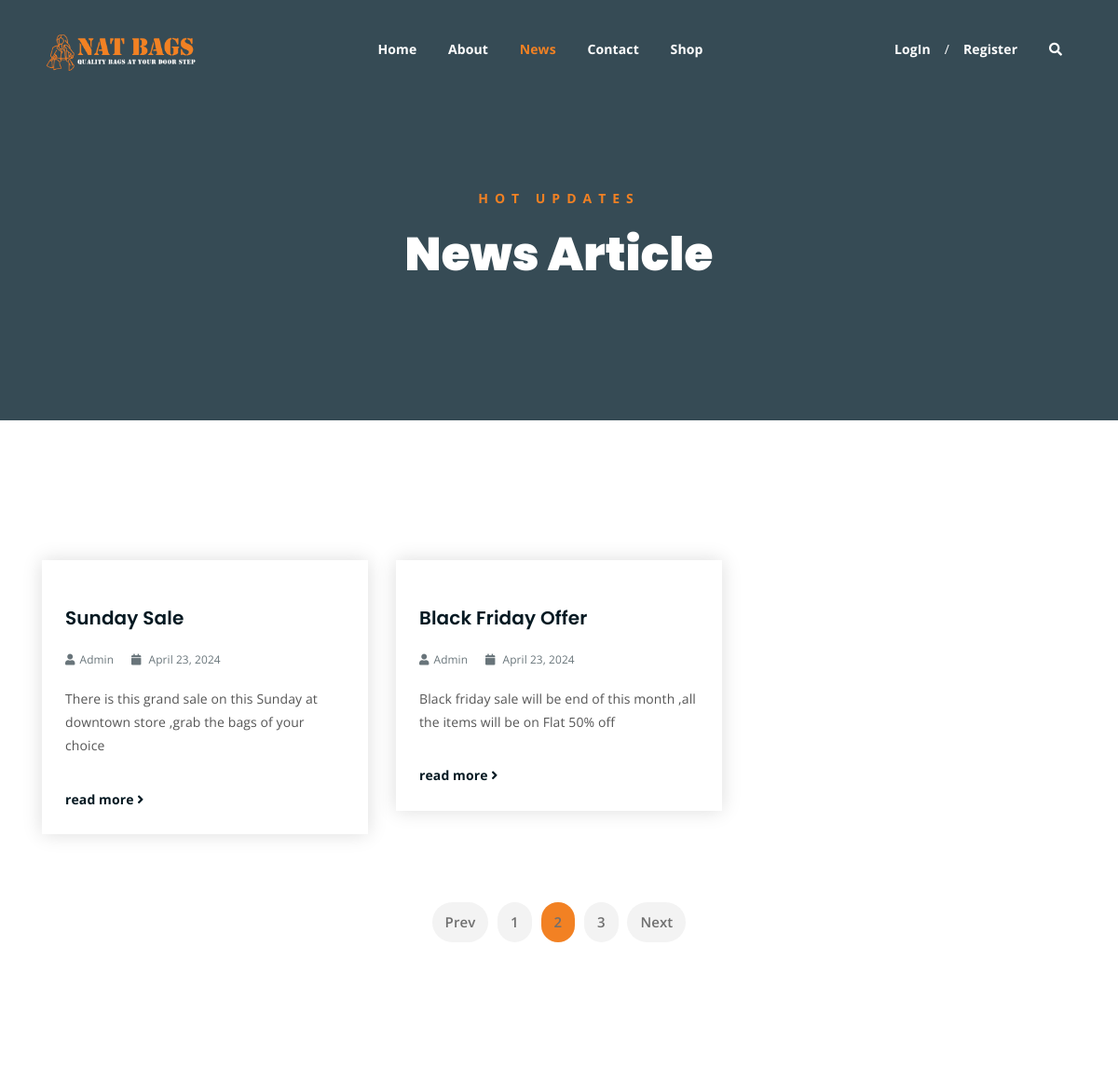
The page /news/ (upper part) on the database as committed earlier.
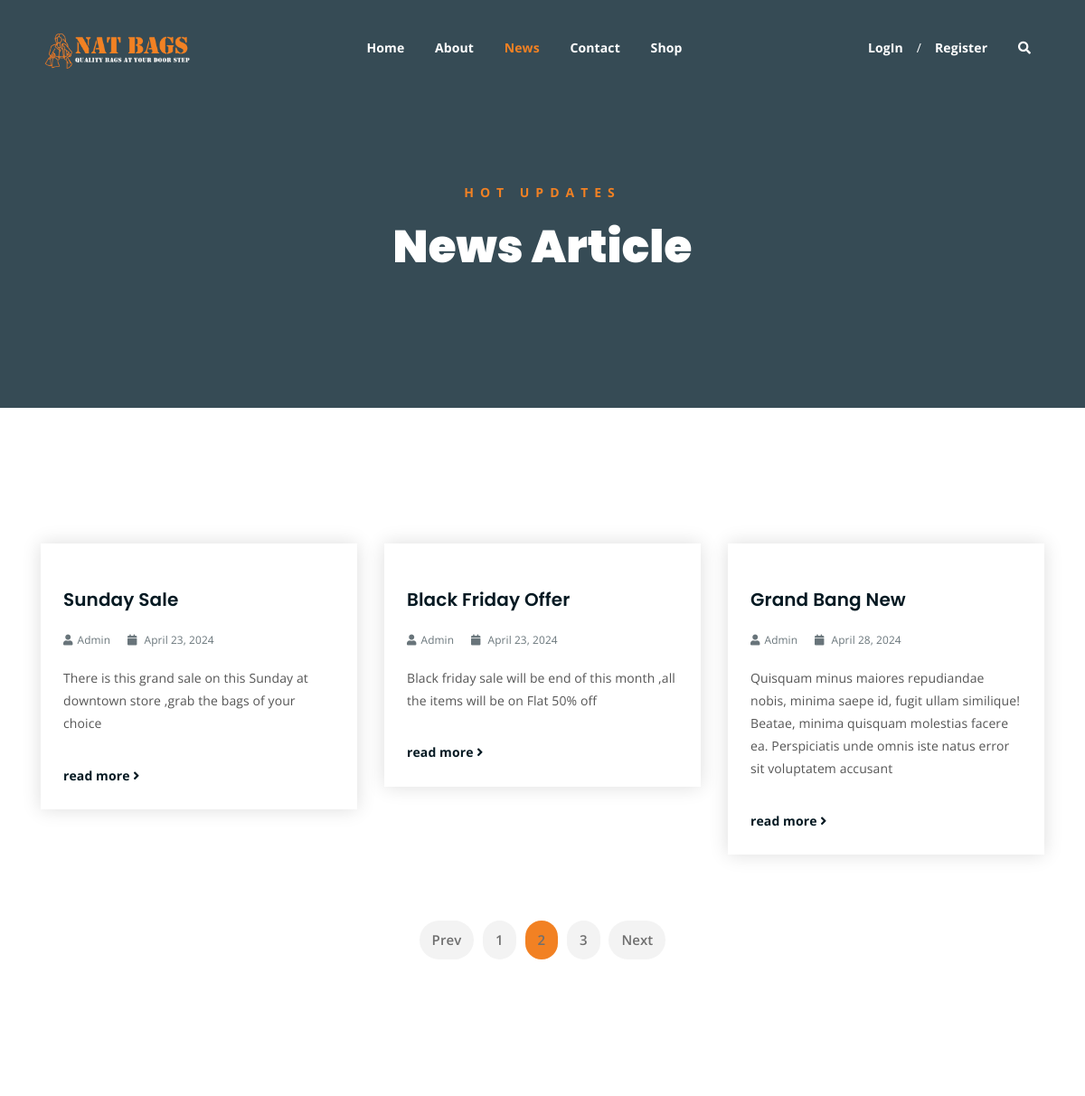
The same page on the database as committed later.
### News/models.py (models this page shows)
class news(models.Model):
    news_title = models.CharField(max_length=50, default='')
    news_desc = models.TextField(max_length=1500, default='')
    news_img = models.ImageField(upload_to='Media/news',null=False, default='None')
    news_date = models.DateField(default=timezone.now)  # Use auto_now_add to set the date automatically
    posted_by = models.CharField(max_length=20, default='Admin')

### natBags/views.py (the view)
# urls.py: path('news/', views.newsPage, name='news'),
def newsPage(request):
    newsData=news.objects.all()
    data={
        'news':newsData
        }
    return render(request,'news.html',data)

### templates/news.html (shortened to what this page needs)
{% extends 'base.html' %}
{% block content %}
	<div class="breadcrumb-section breadcrumb-bg">
		<div class="container">
			<div class="row">
				<div class="col-lg-8 offset-lg-2 text-center">
					<div class="breadcrumb-text">
						<p>Hot updates</p>
						<h1>News Article</h1>
					</div>
				</div>
			</div>
		</div>
	</div>
	<div class="latest-news mt-150 mb-150">
		<div class="container">
			<div class="row">
				{% for n in news %}
				<div class="col-lg-4 col-md-6">
					<div class="single-latest-news">
						<div class="news-text-box">
							<h3><a href="/newsDetail/{{n.id}}">{{n.news_title}}</a></h3>
							<p class="blog-meta">
								<span class="author"><i class="fas fa-user"></i>{{n.posted_by}}</span>
								<span class="date"><i class="fas fa-calendar"></i> {{n.news_date}}</span>
							</p>
							<p class="excerpt">{{n.news_desc}}</p>
							<a href="/newsDetail/{{n.id}}" class="read-more-btn">read more <i class="fas fa-angle-right"></i></a>
						</div>
					</div>
				</div>
				{% endfor %}
			</div>
			<div class="row">
				<div class="container">
					<div class="row">
						<div class="col-lg-12 text-center">
							<div class="pagination-wrap">
								<ul>
									<li><a href="#">Prev</a></li>
									<li><a href="#">1</a></li>
									<li><a class="active" href="#">2</a></li>
									<li><a href="#">3</a></li>
									<li><a href="#">Next</a></li>
								</ul>
							</div>
						</div>
					</div>
				</div>
			</div>
		</div>
	</div>
	{% endblock %}

Rows that differ between the two databases and show on the page:
added news: news_title "Grand Bang New", posted_by "Admin", news_date "April 28, 2024", news_desc "Quisquam minus maiores repudiandae nobis, minima saepe id, fugit ullam similique! Beatae, minima quisquam molestias facere ea. Perspiciatis unde omnis iste natus error sit voluptatem accusant"
